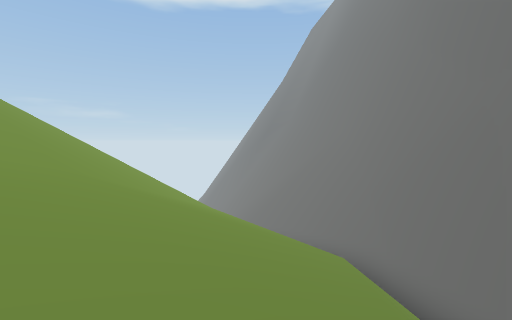
[1] (above)

16 first-person views from a walk through a Unity game level. The camera is 1.4 m above the floor, tilts 4° down and sees 90° across. The floor is counted in squares, 2 m on a side. Each view is taken from the middle of a square. On the plan, view 1 faces up. The plan holds only what a view shows up to about 9 squares ahead; the rest is blank. The place goes on beyond the plan. Some animated figures are not drawn.

[2]
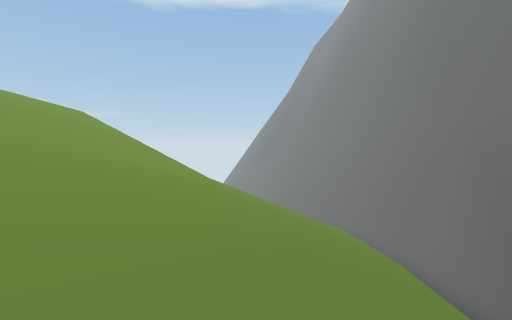

[3]
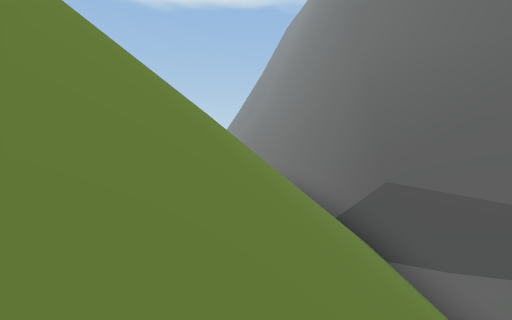

[4]
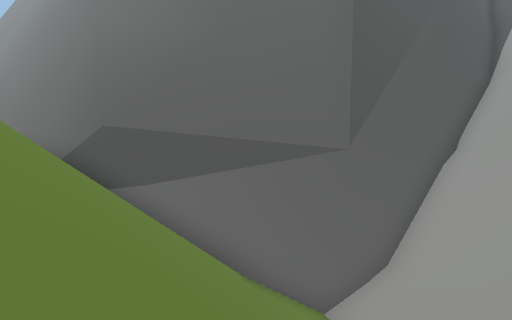

[5]
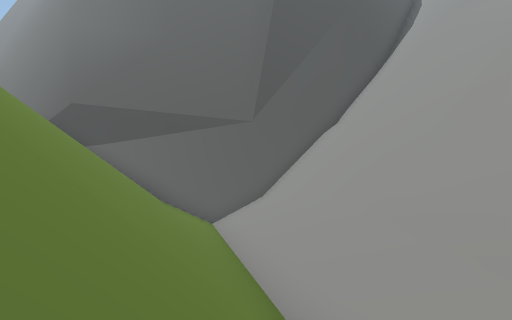

[6]
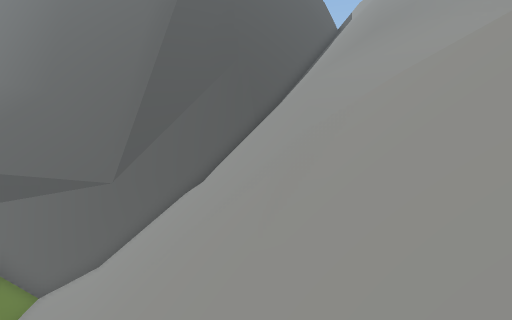

[7]
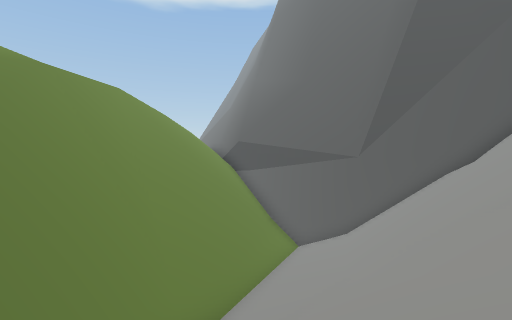

[8]
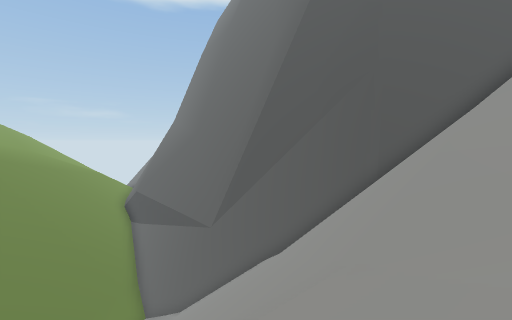

[9]
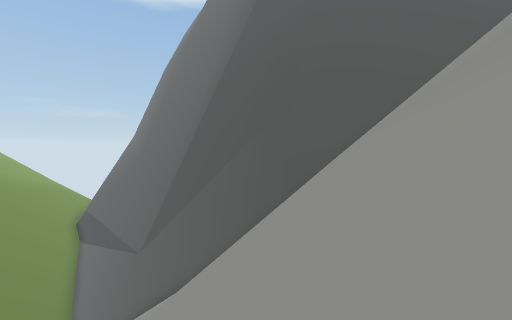

[10]
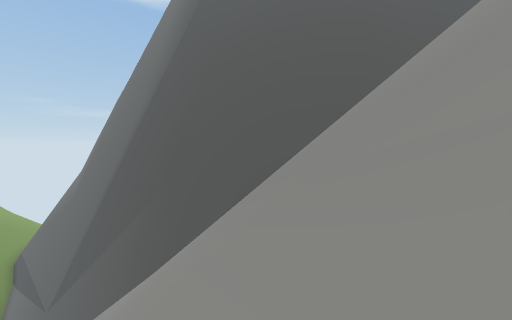

[11]
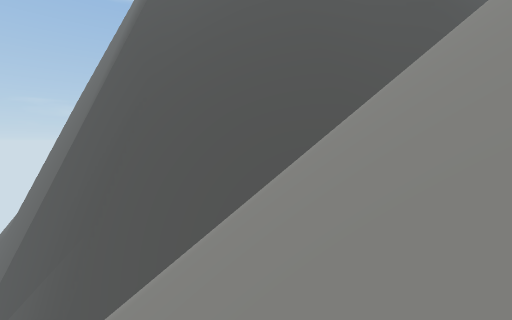

[12]
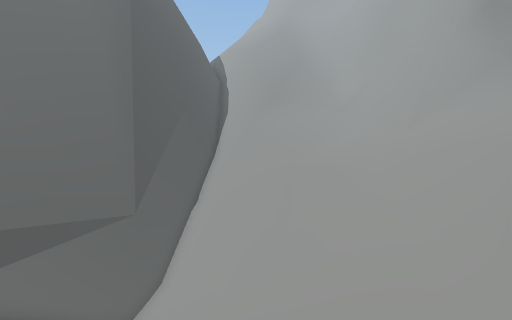

[13]
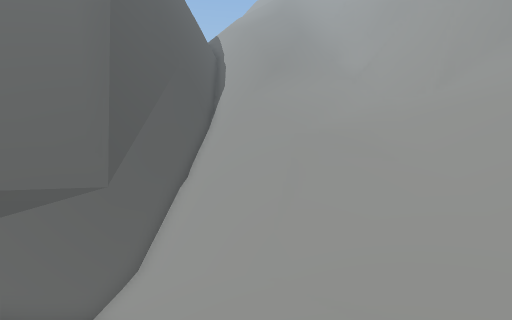

[14]
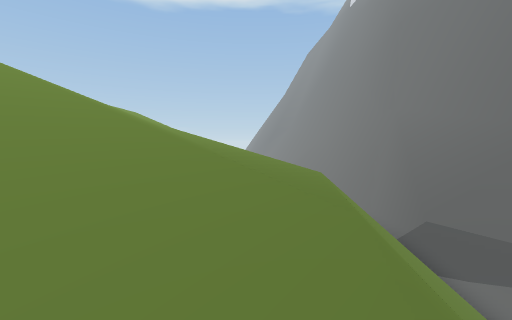

[15]
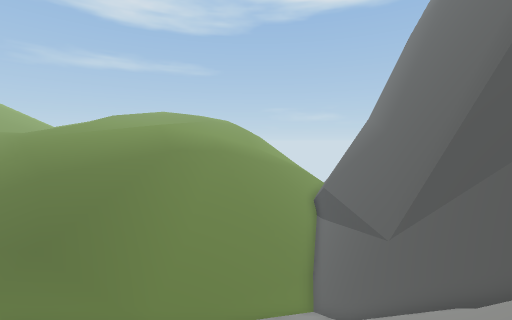

[16]
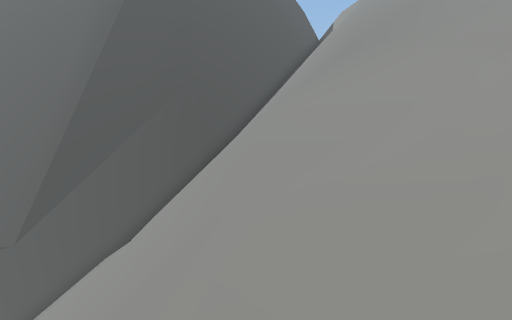

### Floor plan
Key: @ floor where view 1 was taken; # wall or solid block; . main floor; - floor 0.75 m lower than the main floor; : floor 1 m higher than the main floor; / step, stairs or slope; = window, fence, low wall or low ledge; v drop or lower ground.
Columns run from 4 left of view 1 to 29 right of it. Each row starts with its distance up from view 1.
  9       #
  8       ##
  7 ////  /#
  6 /////  ##
  5 ////// /#
  4 ////////#
  3 /////// ##
  2 //////  /##
  1 //////////#
  0 ////@/////##
 -1 /://///// /##
 -2 //..///////##                 ####
 -3 ///-////////####           ####v
 -4 ////v#////////######   #####vv
 -5  ///v=#//////////#/#### vvv
 -6   ///v#//////////////
 -7    ////#////////////// vv vv
 -8    / ///=///////////////////
 -9       //////////////////////
-10       /////////////////////
-11      //////////////////////
-12      /// /////////////////
-13         //////////////////
-14         //////////////////
-15          //////
-16            ////

Positions as (right, up) in squares from view 1, and headings:
1: (0, 0), facing up
2: (-1, -3), facing up
3: (2, -4), facing up
4: (3, -6), facing up-right
5: (3, -10), facing up-right
6: (7, -14), facing up-right
7: (6, -13), facing up
8: (12, -13), facing up
9: (15, -13), facing up
10: (19, -13), facing up
11: (21, -11), facing up
12: (-1, -8), facing right
13: (1, -8), facing right
14: (-1, -7), facing up
15: (13, -12), facing up-left
16: (10, -14), facing up-right
